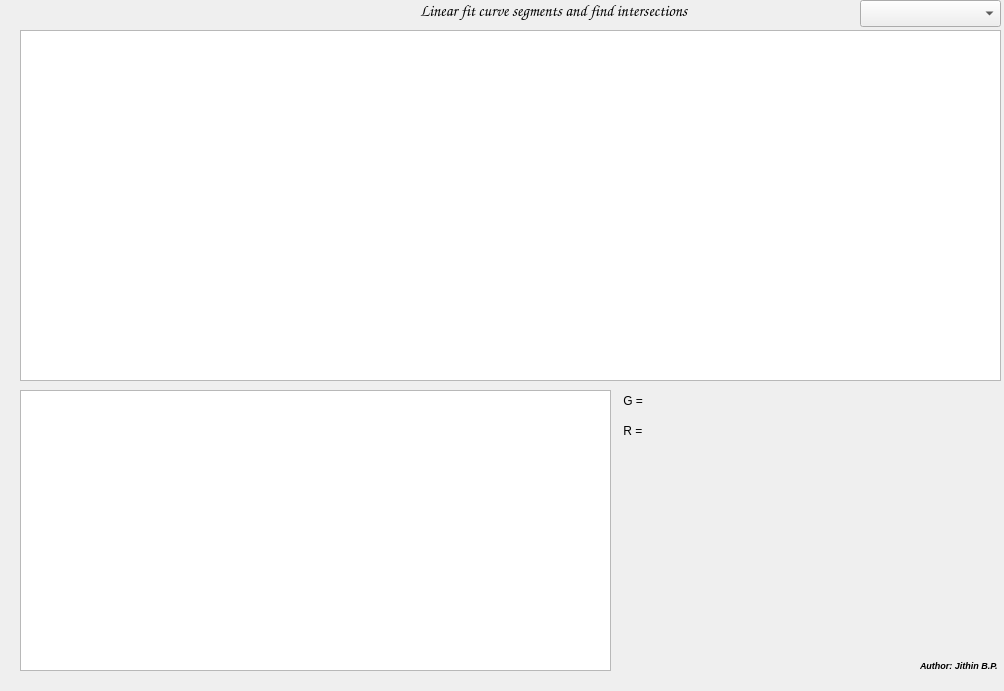
<?xml version="1.0" encoding="UTF-8"?>
<ui version="4.0">
 <class>MainWindow</class>
 <widget class="QMainWindow" name="MainWindow">
  <property name="geometry">
   <rect>
    <x>0</x>
    <y>0</y>
    <width>1004</width>
    <height>691</height>
   </rect>
  </property>
  <property name="mouseTracking">
   <bool>false</bool>
  </property>
  <property name="windowTitle">
   <string>graph editing</string>
  </property>
  <property name="windowIcon">
   <iconset>
    <normaloff>../../../../../usr/share/pixmaps/cubeview48.png</normaloff>../../../../../usr/share/pixmaps/cubeview48.png</iconset>
  </property>
  <property name="windowOpacity">
   <double>1.000000000000000</double>
  </property>
  <property name="toolTip">
   <string/>
  </property>
  <property name="autoFillBackground">
   <bool>false</bool>
  </property>
  <property name="toolButtonStyle">
   <enum>Qt::ToolButtonIconOnly</enum>
  </property>
  <property name="tabShape">
   <enum>QTabWidget::Rounded</enum>
  </property>
  <widget class="QWidget" name="centralwidget">
   <widget class="QLabel" name="label">
    <property name="geometry">
     <rect>
      <x>420</x>
      <y>0</y>
      <width>271</width>
      <height>21</height>
     </rect>
    </property>
    <property name="font">
     <font>
      <family>URW Chancery L</family>
      <pointsize>12</pointsize>
      <weight>75</weight>
      <italic>true</italic>
      <bold>true</bold>
     </font>
    </property>
    <property name="text">
     <string>Linear fit curve segments and find intersections</string>
    </property>
   </widget>
   <widget class="PlotWidget" name="graph">
    <property name="geometry">
     <rect>
      <x>20</x>
      <y>30</y>
      <width>981</width>
      <height>351</height>
     </rect>
    </property>
   </widget>
   <widget class="QLabel" name="label_2">
    <property name="geometry">
     <rect>
      <x>920</x>
      <y>650</y>
      <width>81</width>
      <height>31</height>
     </rect>
    </property>
    <property name="font">
     <font>
      <pointsize>7</pointsize>
      <weight>75</weight>
      <italic>true</italic>
      <bold>true</bold>
     </font>
    </property>
    <property name="text">
     <string>Author: Jithin B.P.</string>
    </property>
   </widget>
   <widget class="PlotWidget" name="editedgraph">
    <property name="geometry">
     <rect>
      <x>20</x>
      <y>390</y>
      <width>591</width>
      <height>281</height>
     </rect>
    </property>
   </widget>
   <widget class="QComboBox" name="files">
    <property name="geometry">
     <rect>
      <x>860</x>
      <y>0</y>
      <width>141</width>
      <height>27</height>
     </rect>
    </property>
   </widget>
   <widget class="QLabel" name="label_3">
    <property name="geometry">
     <rect>
      <x>620</x>
      <y>390</y>
      <width>41</width>
      <height>21</height>
     </rect>
    </property>
    <property name="text">
     <string> G =</string>
    </property>
   </widget>
   <widget class="QLabel" name="dIdVval">
    <property name="geometry">
     <rect>
      <x>670</x>
      <y>390</y>
      <width>151</width>
      <height>16</height>
     </rect>
    </property>
    <property name="text">
     <string/>
    </property>
   </widget>
   <widget class="QLabel" name="label_4">
    <property name="geometry">
     <rect>
      <x>620</x>
      <y>420</y>
      <width>41</width>
      <height>21</height>
     </rect>
    </property>
    <property name="text">
     <string> R =</string>
    </property>
   </widget>
   <widget class="QLabel" name="dVdIval">
    <property name="geometry">
     <rect>
      <x>670</x>
      <y>420</y>
      <width>151</width>
      <height>16</height>
     </rect>
    </property>
    <property name="text">
     <string/>
    </property>
   </widget>
  </widget>
  <action name="actionSave_as">
   <property name="text">
    <string>Save as</string>
   </property>
  </action>
 </widget>
 <customwidgets>
  <customwidget>
   <class>PlotWidget</class>
   <extends>QGraphicsView</extends>
   <header>pyqtgraph.h</header>
  </customwidget>
 </customwidgets>
 <resources/>
 <connections>
  <connection>
   <sender>files</sender>
   <signal>currentIndexChanged(QString)</signal>
   <receiver>MainWindow</receiver>
   <slot>loadfile(QString)</slot>
   <hints>
    <hint type="sourcelabel">
     <x>971</x>
     <y>15</y>
    </hint>
    <hint type="destinationlabel">
     <x>910</x>
     <y>15</y>
    </hint>
   </hints>
  </connection>
 </connections>
 <slots>
  <slot>fit()</slot>
  <slot>makefinal()</slot>
  <slot>load()</slot>
  <slot>loadfile(QString)</slot>
  <slot>normalize()</slot>
 </slots>
</ui>
